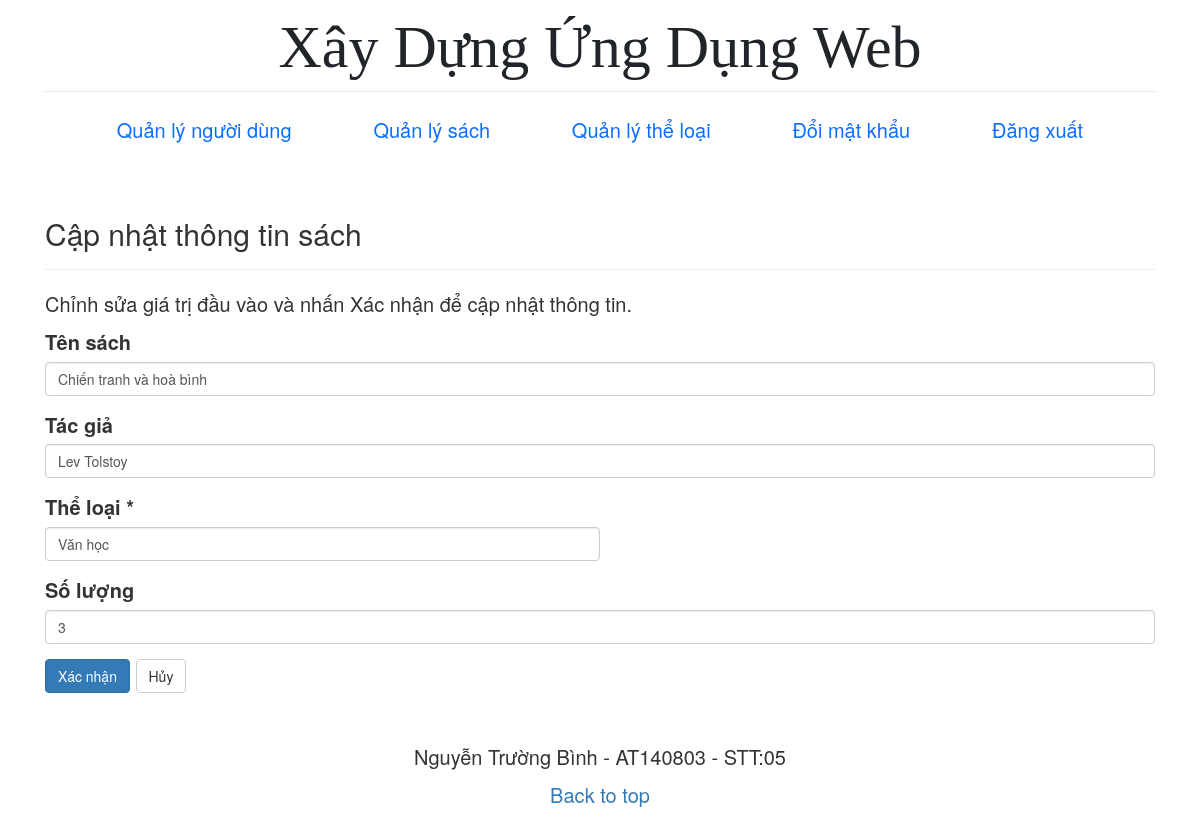
/books/edit.php?id=1 (signed in), run on the app's committed database.
### tables this page shows
CREATE TABLE `books` (
  `id` int(11) NOT NULL,
  `name` text NOT NULL,
  `author` text NOT NULL,
  `category_id` int(11) NOT NULL,
  `quantily` int(11) NOT NULL
);

### checkPermission.php (called while the page is built)
<?php
    function checkPermission($conn, $role_id, $permission_id){
        $sql ="SELECT * FROM roles_permissions
        LEFT JOIN users ON users.role_id = roles_permissions.role_id
        WHERE users.role_id = $role_id
        AND roles_permissions.perm_id = $permission_id";
        $result = mysqli_query($conn, $sql);
        $rows = mysqli_num_rows($result);
        if ($rows == 0) {
            return false;
        } else {
            return true;
        };
    }

### books/edit.php (the view, shortened to what this page needs)
<?php include "../includes/header.php" ?>
<?php require_once("../libs/connection.php");
require_once("../checkPermission.php");
if (checkPermission($conn, $_SESSION['role_id'], 6)) {
    if (isset($_POST["btn_submit"])) {
        $id = $_GET["id"];
        $name = trim($_POST["name"]);
        $author = trim($_POST["author"]);
        $quantily = trim($_POST["quantily"]);
        $category = trim($_POST["category"]);
        $sql = "UPDATE books SET name=?, author=?, category_id=?, quantily=? WHERE id=?";
        if ($stmt = mysqli_prepare($conn, $sql)) {
            mysqli_stmt_bind_param($stmt, "ssiii", $param_name, $param_author, $param_category_id, $param_quantily, $param_id);
            $param_name = $name;
            $param_author = $author;
            $param_quantily = $quantily;
            $param_category_id = $category;
            $param_id = $id;
            if (mysqli_stmt_execute($stmt)) {
                header("location: /udweb/books");
                exit();
            } else {
                echo "Oh, no. Có gì đó sai sai. Vui lòng thử lại.";
            }
        }
        mysqli_close($conn);
    } else {
        if (isset($_GET["id"]) && !empty(trim($_GET["id"]))) {
            $sql = "SELECT * FROM books WHERE id = ?";
            if ($stmt = mysqli_prepare($conn, $sql)) {
                mysqli_stmt_bind_param($stmt, "i", $param_id);
                if (mysqli_stmt_execute($stmt)) {
                    $result = mysqli_stmt_get_result($stmt);
                    if (mysqli_num_rows($result) == 1) {
                        $row = mysqli_fetch_array($result, MYSQLI_ASSOC);
                        $name = $row["name"];
                        $author = $row["author"];
                        $quantily = $row["quantily"];
                        $category = $row["category_id"];
                    }
                } else {
                    echo "Oh, no. Có gì đó sai sai. Vui lòng thử lại.";
                }
            }
        } else {
            exit();
        }
    }
?>
    <div class="container">
        <div class="row">
            <div class="col-md-12">
                <div class="page-header">
                    <h2>Cập nhật thông tin sách</h2>
                </div>
                <p>Chỉnh sửa giá trị đầu vào và nhấn Xác nhận để cập nhật thông tin.</p>
                <form action="<?php echo htmlspecialchars(basename($_SERVER['REQUEST_URI'])); ?>" method="post">
                    <div class="form-group <?php echo (!empty($username_err)) ? 'has-error' : ''; ?>">
                        <label>Tên sách</label>
                        <input type="text" name="name" class="form-control" value="<?php echo $name; ?>" required>
                    </div>
                    <div class="form-group <?php echo (!empty($email_err)) ? 'has-error' : ''; ?>">
                        <label>Tác giả</label>
                        <input type="text" name="author" class="form-control" value="<?php echo $author; ?>" required>
                    </div>
                    <div class="form-group">
                        <label for="Category">Thể loại *</label>
                        <select name="category" class="form-control w-50">
                            <?php
                            $sql = "SELECT * FROM categories";
                            if ($result = mysqli_query($conn, $sql)) {
                                while ($row = mysqli_fetch_array($result)) {
                                    if ($row['id'] == $category) { ?>
                                        <option selected value="<?php echo $row['id']; ?>">
                                            <?php echo $row['name']; ?>
                                        <?php } else { ?>
                                        <option value="<?php echo $row['id']; ?>">
                                            <?php echo $row['name']; ?>
                                        <?php } ?>
                                        </option>
                                <?php
                                }
                            }
                                ?>
                        </select>
                    </div>
                    <div class="form-group <?php echo (!empty($phone_err)) ? 'has-error' : ''; ?>">
                        <label>Số lượng</label>
                        <input type="text" name="quantily" class="form-control" value="<?php echo $quantily; ?>">
                    </div>
                    <input type="submit" name="btn_submit" class="btn btn-primary" value="Xác nhận">
                    <a href="index.php" class="btn btn-default">Hủy</a>
                </form>
            </div>
        </div>
    </div>
<?php
} else {
    header('Location: ../403.php');
}
?>
<?php include "../includes/footer.php" ?>

### asset/css/style.css (style rules this page uses)
body, html { font-size: 20px!important; }
h1, h2, h3, h4, h5, h6 { font-family: "Playfair Display", Georgia, "Times New Roman", serif; }

### data on the page
books: name "Chiến tranh và hoà bình", author "Lev Tolstoy", quantily "3"

### other printed values
form field category "Văn học"
